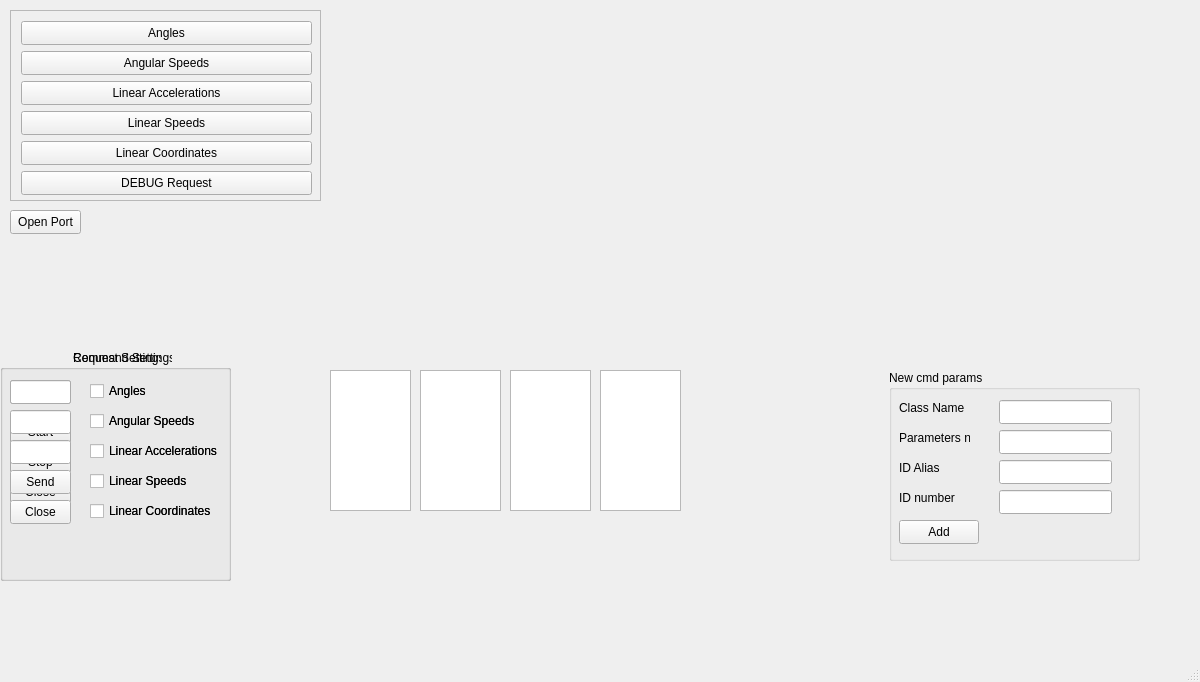
<?xml version="1.0" encoding="UTF-8"?>
<ui version="4.0">
 <class>MainWindow</class>
 <widget class="QMainWindow" name="MainWindow">
  <property name="geometry">
   <rect>
    <x>0</x>
    <y>0</y>
    <width>1200</width>
    <height>682</height>
   </rect>
  </property>
  <property name="windowTitle">
   <string>MainWindow</string>
  </property>
  <widget class="QWidget" name="centralwidget">
   <widget class="QPushButton" name="btnOpenPort">
    <property name="geometry">
     <rect>
      <x>10</x>
      <y>210</y>
      <width>71</width>
      <height>24</height>
     </rect>
    </property>
    <property name="text">
     <string>Open Port</string>
    </property>
   </widget>
   <widget class="QListWidget" name="lstMessages">
    <property name="geometry">
     <rect>
      <x>330</x>
      <y>370</y>
      <width>81</width>
      <height>141</height>
     </rect>
    </property>
   </widget>
   <widget class="QListWidget" name="lstA1">
    <property name="geometry">
     <rect>
      <x>420</x>
      <y>370</y>
      <width>81</width>
      <height>141</height>
     </rect>
    </property>
   </widget>
   <widget class="QListWidget" name="lstA2">
    <property name="geometry">
     <rect>
      <x>510</x>
      <y>370</y>
      <width>81</width>
      <height>141</height>
     </rect>
    </property>
   </widget>
   <widget class="QListWidget" name="lstA3">
    <property name="geometry">
     <rect>
      <x>600</x>
      <y>370</y>
      <width>81</width>
      <height>141</height>
     </rect>
    </property>
   </widget>
   <widget class="QLabel" name="lblSend">
    <property name="geometry">
     <rect>
      <x>630</x>
      <y>300</y>
      <width>49</width>
      <height>31</height>
     </rect>
    </property>
    <property name="text">
     <string/>
    </property>
   </widget>
   <widget class="QLabel" name="lblGot">
    <property name="geometry">
     <rect>
      <x>700</x>
      <y>300</y>
      <width>49</width>
      <height>31</height>
     </rect>
    </property>
    <property name="text">
     <string/>
    </property>
   </widget>
   <widget class="QCustomPlot" name="customplot" native="true">
    <property name="geometry">
     <rect>
      <x>340</x>
      <y>10</y>
      <width>801</width>
      <height>351</height>
     </rect>
    </property>
   </widget>
   <widget class="QScrollArea" name="scrollArea">
    <property name="geometry">
     <rect>
      <x>10</x>
      <y>10</y>
      <width>311</width>
      <height>191</height>
     </rect>
    </property>
    <property name="widgetResizable">
     <bool>true</bool>
    </property>
    <widget class="QWidget" name="scrollAreaWidgetContents">
     <property name="geometry">
      <rect>
       <x>0</x>
       <y>0</y>
       <width>309</width>
       <height>189</height>
      </rect>
     </property>
     <widget class="QPushButton" name="pushButtonAngles">
      <property name="geometry">
       <rect>
        <x>10</x>
        <y>10</y>
        <width>291</width>
        <height>24</height>
       </rect>
      </property>
      <property name="text">
       <string>Angles</string>
      </property>
     </widget>
     <widget class="QPushButton" name="pushButtonAngularSpeeds">
      <property name="geometry">
       <rect>
        <x>10</x>
        <y>40</y>
        <width>291</width>
        <height>24</height>
       </rect>
      </property>
      <property name="text">
       <string>Angular Speeds</string>
      </property>
     </widget>
     <widget class="QPushButton" name="pushButtonLinearAccelerations">
      <property name="geometry">
       <rect>
        <x>10</x>
        <y>70</y>
        <width>291</width>
        <height>24</height>
       </rect>
      </property>
      <property name="text">
       <string>Linear Accelerations</string>
      </property>
     </widget>
     <widget class="QPushButton" name="pushButtonLinearSpeeds">
      <property name="geometry">
       <rect>
        <x>10</x>
        <y>100</y>
        <width>291</width>
        <height>24</height>
       </rect>
      </property>
      <property name="text">
       <string>Linear Speeds</string>
      </property>
     </widget>
     <widget class="QPushButton" name="pushButtonLinearCoordinates">
      <property name="geometry">
       <rect>
        <x>10</x>
        <y>130</y>
        <width>291</width>
        <height>24</height>
       </rect>
      </property>
      <property name="text">
       <string>Linear Coordinates</string>
      </property>
     </widget>
     <widget class="QPushButton" name="pushButtonDEBUGRequest">
      <property name="geometry">
       <rect>
        <x>10</x>
        <y>160</y>
        <width>291</width>
        <height>24</height>
       </rect>
      </property>
      <property name="text">
       <string>DEBUG Request</string>
      </property>
     </widget>
    </widget>
   </widget>
   <widget class="QGroupBox" name="groupBoxRequest">
    <property name="geometry">
     <rect>
      <x>0</x>
      <y>350</y>
      <width>231</width>
      <height>231</height>
     </rect>
    </property>
    <property name="title">
     <string>                      Request Settings</string>
    </property>
    <widget class="QPushButton" name="btnStart">
     <property name="geometry">
      <rect>
       <x>10</x>
       <y>70</y>
       <width>61</width>
       <height>24</height>
      </rect>
     </property>
     <property name="text">
      <string>Start</string>
     </property>
    </widget>
    <widget class="QPushButton" name="btnStop">
     <property name="geometry">
      <rect>
       <x>10</x>
       <y>100</y>
       <width>61</width>
       <height>24</height>
      </rect>
     </property>
     <property name="text">
      <string>Stop</string>
     </property>
    </widget>
    <widget class="QLineEdit" name="lineEditDelay">
     <property name="geometry">
      <rect>
       <x>10</x>
       <y>30</y>
       <width>61</width>
       <height>24</height>
      </rect>
     </property>
    </widget>
    <widget class="QCheckBox" name="checkBoxAngles">
     <property name="geometry">
      <rect>
       <x>90</x>
       <y>30</y>
       <width>101</width>
       <height>22</height>
      </rect>
     </property>
     <property name="text">
      <string>Angles</string>
     </property>
    </widget>
    <widget class="QCheckBox" name="checkBoxAngularSpeeds">
     <property name="geometry">
      <rect>
       <x>90</x>
       <y>60</y>
       <width>111</width>
       <height>22</height>
      </rect>
     </property>
     <property name="text">
      <string>Angular Speeds</string>
     </property>
    </widget>
    <widget class="QCheckBox" name="checkBoxLinearAccelerations">
     <property name="geometry">
      <rect>
       <x>90</x>
       <y>90</y>
       <width>131</width>
       <height>22</height>
      </rect>
     </property>
     <property name="text">
      <string>Linear Accelerations</string>
     </property>
    </widget>
    <widget class="QCheckBox" name="checkBoxLinearSpeeds">
     <property name="geometry">
      <rect>
       <x>90</x>
       <y>120</y>
       <width>121</width>
       <height>22</height>
      </rect>
     </property>
     <property name="text">
      <string>Linear Speeds</string>
     </property>
    </widget>
    <widget class="QCheckBox" name="checkBoxLinearCoordinates">
     <property name="geometry">
      <rect>
       <x>90</x>
       <y>150</y>
       <width>131</width>
       <height>22</height>
      </rect>
     </property>
     <property name="text">
      <string>Linear Coordinates</string>
     </property>
    </widget>
    <widget class="QPushButton" name="btnSendCloseRequest">
     <property name="geometry">
      <rect>
       <x>10</x>
       <y>130</y>
       <width>61</width>
       <height>24</height>
      </rect>
     </property>
     <property name="text">
      <string>Close</string>
     </property>
    </widget>
   </widget>
   <widget class="QGroupBox" name="groupBoxSettings">
    <property name="geometry">
     <rect>
      <x>0</x>
      <y>350</y>
      <width>231</width>
      <height>231</height>
     </rect>
    </property>
    <property name="title">
     <string>                      Command Settings</string>
    </property>
    <widget class="QLineEdit" name="lineEditA1">
     <property name="geometry">
      <rect>
       <x>10</x>
       <y>30</y>
       <width>61</width>
       <height>24</height>
      </rect>
     </property>
    </widget>
    <widget class="QCheckBox" name="checkBoxAngles_cmd">
     <property name="geometry">
      <rect>
       <x>90</x>
       <y>30</y>
       <width>101</width>
       <height>22</height>
      </rect>
     </property>
     <property name="text">
      <string>Angles</string>
     </property>
    </widget>
    <widget class="QCheckBox" name="checkBoxAngularSpeeds_cmd">
     <property name="geometry">
      <rect>
       <x>90</x>
       <y>60</y>
       <width>111</width>
       <height>22</height>
      </rect>
     </property>
     <property name="text">
      <string>Angular Speeds</string>
     </property>
    </widget>
    <widget class="QCheckBox" name="checkBoxLinearAccelerations_cmd">
     <property name="geometry">
      <rect>
       <x>90</x>
       <y>90</y>
       <width>131</width>
       <height>22</height>
      </rect>
     </property>
     <property name="text">
      <string>Linear Accelerations</string>
     </property>
    </widget>
    <widget class="QCheckBox" name="checkBoxLinearSpeeds_cmd">
     <property name="geometry">
      <rect>
       <x>90</x>
       <y>120</y>
       <width>121</width>
       <height>22</height>
      </rect>
     </property>
     <property name="text">
      <string>Linear Speeds</string>
     </property>
    </widget>
    <widget class="QCheckBox" name="checkBoxLinearCoordinates_cmd">
     <property name="geometry">
      <rect>
       <x>90</x>
       <y>150</y>
       <width>131</width>
       <height>22</height>
      </rect>
     </property>
     <property name="text">
      <string>Linear Coordinates</string>
     </property>
    </widget>
    <widget class="QLineEdit" name="lineEditA2">
     <property name="geometry">
      <rect>
       <x>10</x>
       <y>60</y>
       <width>61</width>
       <height>24</height>
      </rect>
     </property>
    </widget>
    <widget class="QLineEdit" name="lineEditA3">
     <property name="geometry">
      <rect>
       <x>10</x>
       <y>90</y>
       <width>61</width>
       <height>24</height>
      </rect>
     </property>
    </widget>
    <widget class="QPushButton" name="btnSend">
     <property name="geometry">
      <rect>
       <x>10</x>
       <y>120</y>
       <width>61</width>
       <height>24</height>
      </rect>
     </property>
     <property name="text">
      <string>Send</string>
     </property>
    </widget>
    <widget class="QPushButton" name="btnSendCloseCommand">
     <property name="geometry">
      <rect>
       <x>10</x>
       <y>150</y>
       <width>61</width>
       <height>24</height>
      </rect>
     </property>
     <property name="text">
      <string>Close</string>
     </property>
    </widget>
   </widget>
   <widget class="QLabel" name="labelBufferL">
    <property name="geometry">
     <rect>
      <x>690</x>
      <y>370</y>
      <width>49</width>
      <height>16</height>
     </rect>
    </property>
    <property name="text">
     <string/>
    </property>
   </widget>
   <widget class="QGroupBox" name="groupBoxCmdAdd">
    <property name="geometry">
     <rect>
      <x>889</x>
      <y>370</y>
      <width>251</width>
      <height>191</height>
     </rect>
    </property>
    <property name="title">
     <string>New cmd params</string>
    </property>
    <widget class="QLineEdit" name="lineEditName">
     <property name="geometry">
      <rect>
       <x>110</x>
       <y>30</y>
       <width>113</width>
       <height>24</height>
      </rect>
     </property>
    </widget>
    <widget class="QLineEdit" name="lineEditParamsN">
     <property name="geometry">
      <rect>
       <x>110</x>
       <y>60</y>
       <width>113</width>
       <height>24</height>
      </rect>
     </property>
    </widget>
    <widget class="QLineEdit" name="lineEditIdAlias">
     <property name="geometry">
      <rect>
       <x>110</x>
       <y>90</y>
       <width>113</width>
       <height>24</height>
      </rect>
     </property>
    </widget>
    <widget class="QLineEdit" name="lineEditIdNumber">
     <property name="geometry">
      <rect>
       <x>110</x>
       <y>120</y>
       <width>113</width>
       <height>24</height>
      </rect>
     </property>
    </widget>
    <widget class="QLabel" name="label">
     <property name="geometry">
      <rect>
       <x>10</x>
       <y>30</y>
       <width>71</width>
       <height>16</height>
      </rect>
     </property>
     <property name="text">
      <string>Class Name</string>
     </property>
    </widget>
    <widget class="QLabel" name="label_2">
     <property name="geometry">
      <rect>
       <x>10</x>
       <y>60</y>
       <width>71</width>
       <height>16</height>
      </rect>
     </property>
     <property name="text">
      <string>Parameters n</string>
     </property>
    </widget>
    <widget class="QLabel" name="label_3">
     <property name="geometry">
      <rect>
       <x>10</x>
       <y>90</y>
       <width>71</width>
       <height>16</height>
      </rect>
     </property>
     <property name="text">
      <string>ID Alias</string>
     </property>
    </widget>
    <widget class="QLabel" name="label_4">
     <property name="geometry">
      <rect>
       <x>10</x>
       <y>120</y>
       <width>71</width>
       <height>16</height>
      </rect>
     </property>
     <property name="text">
      <string>ID number</string>
     </property>
    </widget>
    <widget class="QPushButton" name="pushButtonAddCMD">
     <property name="geometry">
      <rect>
       <x>10</x>
       <y>150</y>
       <width>80</width>
       <height>24</height>
      </rect>
     </property>
     <property name="text">
      <string>Add</string>
     </property>
    </widget>
   </widget>
  </widget>
  <widget class="QMenuBar" name="menubar">
   <property name="geometry">
    <rect>
     <x>0</x>
     <y>0</y>
     <width>1200</width>
     <height>21</height>
    </rect>
   </property>
  </widget>
  <widget class="QStatusBar" name="statusbar"/>
 </widget>
 <customwidgets>
  <customwidget>
   <class>QCustomPlot</class>
   <extends>QWidget</extends>
   <header>qcustomplot.h</header>
   <container>1</container>
  </customwidget>
 </customwidgets>
 <resources/>
 <connections/>
</ui>
